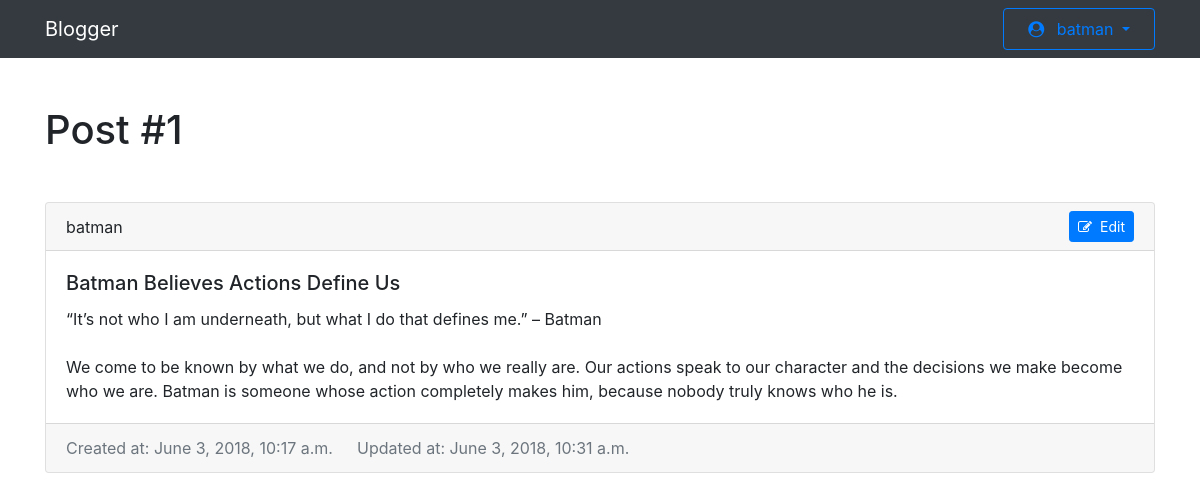
/1/ (signed in), run on the app's committed database.
### blogger/models.py (models this page shows, shortened)
class Post(models.Model):
    title = models.CharField(max_length=255)
    text = models.TextField(max_length=4000)
    created_at = models.DateTimeField(auto_now_add=True)
    updated_at = models.DateTimeField(null=True, blank=True)
    is_posted = models.BooleanField(default=False)
    author = models.ForeignKey(User, related_name='posts', on_delete=models.CASCADE)

### blogger/views.py (the view)
# urls.py: path('<int:post_id>/', views.PostView.as_view(), name='post-view'),
class PostView(TemplateView):
    template_name = 'post.html'
    def get(self, request, post_id, *args, **kwargs):
        if request.user.is_authenticated:
            author = Post.objects.get(id=post_id).author
            context = {'post_id': post_id}
            try:
                post = Post.objects.get(id=post_id)
            except Post.DoesNotExist:
                context['post'] = False
            else:
                context['post'] = post
                if request.user == author:
                    context['owner'] = True
            return render(request, self.template_name, context)
        else:
            return render(request, self.template_name, {})

### blogger/templates/post.html (shortened to what this page needs)
{% extends 'body.html' %}
{% block content %}
    <div class="container">
        <h1 class="my-5">Post #{{ post_id }}</h1>
        {% if post %}
            {% if post.is_posted or owner %}
                <div class="card mb-5">
                    <div class="card-header d-flex align-items-center py-2">
                        {{ post.author }}
                        {% if owner %}
                            <a href="{% url 'edit-post-view' post.id %}"
                               class="btn btn-primary btn-sm ml-auto">
                                <i class="fa fa-edit mr-1"></i>
                                <span>Edit</span>
                            </a>
                        {% endif %}
                    </div>
                    <div class="card-body">
                        <h5 class="card-title">{{ post.title }}</h5>
                        <p class="card-text" style="white-space: pre-line">{{ post.text }}</p>
                    </div>
                    <div class="card-footer text-muted d-flex">
                        <div class="mr-4">Created at: {{ post.created_at }}</div>
                        <div>Updated at: {{ post.updated_at }}</div>
                    </div>
                </div>
            {% else %}
                <p>Post with id #{{ post_id }} <b>not published</b> yet.</p>
            {% endif %}
        {% else %}
            <p>There is <b>no</b> created post with id #{{ post_id }}.</p>
        {% endif %}</div>
{% endblock %}

### blogger/templates/body.html (shortened to what this page needs)
{% extends 'base.html' %}
{% block body %}
    <nav class="navbar navbar-dark bg-dark">
        <div class="container">
            <a class="navbar-brand" href="{% url 'main-view' %}">Blogger</a>
            {% if user.is_authenticated %}
                <div class="dropdown">
                    <a class="nav-link dropdown-toggle btn btn-outline-primary px-4 ml-4"
                       href="#"
                       id="navbarDropdownMenuLink"
                       data-toggle="dropdown"
                       aria-haspopup="true"
                       aria-expanded="false">
                        <i class="fa fa-user-circle mr-2" aria-hidden="true"></i>
                        <span>{{ user.username }}</span>
                    </a>
                </div>
            {% else %}
                <a href="{% url 'login-view' %}" class="btn btn-outline-primary px-4 ml-4">
                    <i class="fa fa-sign-in mr-2" aria-hidden="true"></i>
                    <span>Login</span>
                </a>
            {% endif %}
        </div>
    </nav>
    {% if user.is_authenticated %}
        {% block content %}{% endblock content %}
    {% else %}
        <div class="container">
            <div class="py-5"></div>
            <h1 class="my-5 display-2 text-center">Blogger platform</h1>
        </div>
    {% endif %}
{% endblock body %}

### data on the page
Post: author "batman", title "Batman Believes Actions Define Us", text "“It’s not who I am underneath, but what I do that defines me.” – Batman We come to be known by what we do, and not by who we really are. Our actions speak to our character and the decisions we make become who we are. Batman is someone whose action completely makes him, because nobody truly knows who he is.", created_at "June 3, 2018, 10:17 a.m.", updated_at "June 3, 2018, 10:31 a.m."

### other printed values
{{ user.username }} "batman"
{{ post_id }} "1"
